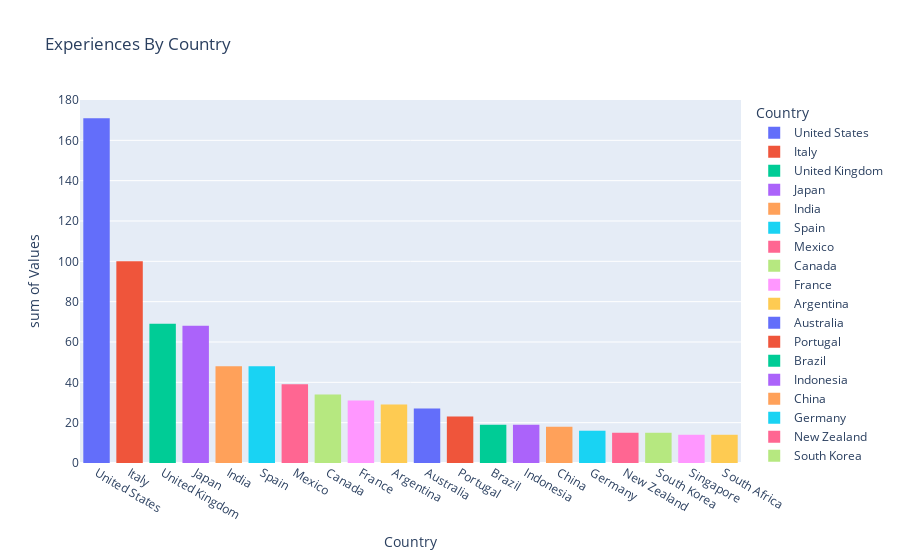

Notebook cell for this chart:
### Code cell
count_by_country = pd.read_csv('./Data/count_by_country.csv')
fig = px.histogram(count_by_country, x='Country', y = 'Values',color='Country',
                   title='Experiences By Country').update_xaxes(categoryorder="total descending")
fig.show()

### Figure 1 — Plotly figure (JSON) as saved in the notebook; plotly's stock layout.template omitted (floating-point values rounded to 4 significant figures)
{"data": [{"alignmentgroup": "True", "bingroup": "x", "histfunc": "sum", "hovertemplate": "Country=%{x}<br>sum of Values=%{y}<extra></extra>", "legendgroup": "United States", "marker": {"color": "#636efa", "pattern": {"shape": ""}}, "name": "United States", "offsetgroup": "United States", "orientation": "v", "showlegend": true, "type": "histogram", "x": ["United States"], "xaxis": "x", "y": [171], "yaxis": "y"}, {"alignmentgroup": "True", "bingroup": "x", "histfunc": "sum", "hovertemplate": "Country=%{x}<br>sum of Values=%{y}<extra></extra>", "legendgroup": "Italy", "marker": {"color": "#EF553B", "pattern": {"shape": ""}}, "name": "Italy", "offsetgroup": "Italy", "orientation": "v", "showlegend": true, "type": "histogram", "x": ["Italy"], "xaxis": "x", "y": [100], "yaxis": "y"}, {"alignmentgroup": "True", "bingroup": "x", "histfunc": "sum", "hovertemplate": "Country=%{x}<br>sum of Values=%{y}<extra></extra>", "legendgroup": "United Kingdom", "marker": {"color": "#00cc96", "pattern": {"shape": ""}}, "name": "United Kingdom", "offsetgroup": "United Kingdom", "orientation": "v", "showlegend": true, "type": "histogram", "x": ["United Kingdom"], "xaxis": "x", "y": [69], "yaxis": "y"}, {"alignmentgroup": "True", "bingroup": "x", "histfunc": "sum", "hovertemplate": "Country=%{x}<br>sum of Values=%{y}<extra></extra>", "legendgroup": "Japan", "marker": {"color": "#ab63fa", "pattern": {"shape": ""}}, "name": "Japan", "offsetgroup": "Japan", "orientation": "v", "showlegend": true, "type": "histogram", "x": ["Japan"], "xaxis": "x", "y": [68], "yaxis": "y"}, {"alignmentgroup": "True", "bingroup": "x", "histfunc": "sum", "hovertemplate": "Country=%{x}<br>sum of Values=%{y}<extra></extra>", "legendgroup": "India ", "marker": {"color": "#FFA15A", "pattern": {"shape": ""}}, "name": "India ", "offsetgroup": "India ", "orientation": "v", "showlegend": true, "type": "histogram", "x": ["India "], "xaxis": "x", "y": [48], "yaxis": "y"}, {"alignmentgroup": "True", "bingroup": "x", "histfunc": "sum", "hovertemplate": "Country=%{x}<br>sum of Values=%{y}<extra></extra>", "legendgroup": "Spain ", "marker": {"color": "#19d3f3", "pattern": {"shape": ""}}, "name": "Spain ", "offsetgroup": "Spain ", "orientation": "v", "showlegend": true, "type": "histogram", "x": ["Spain "], "xaxis": "x", "y": [48], "yaxis": "y"}, {"alignmentgroup": "True", "bingroup": "x", "histfunc": "sum", "hovertemplate": "Country=%{x}<br>sum of Values=%{y}<extra></extra>", "legendgroup": "Mexico ", "marker": {"color": "#FF6692", "pattern": {"shape": ""}}, "name": "Mexico ", "offsetgroup": "Mexico ", "orientation": "v", "showlegend": true, "type": "histogram", "x": ["Mexico "], "xaxis": "x", "y": [39], "yaxis": "y"}, {"alignmentgroup": "True", "bingroup": "x", "histfunc": "sum", "hovertemplate": "Country=%{x}<br>sum of Values=%{y}<extra></extra>", "legendgroup": "Canada", "marker": {"color": "#B6E880", "pattern": {"shape": ""}}, "name": "Canada", "offsetgroup": "Canada", "orientation": "v", "showlegend": true, "type": "histogram", "x": ["Canada"], "xaxis": "x", "y": [34], "yaxis": "y"}, {"alignmentgroup": "True", "bingroup": "x", "histfunc": "sum", "hovertemplate": "Country=%{x}<br>sum of Values=%{y}<extra></extra>", "legendgroup": "France ", "marker": {"color": "#FF97FF", "pattern": {"shape": ""}}, "name": "France ", "offsetgroup": "France ", "orientation": "v", "showlegend": true, "type": "histogram", "x": ["France "], "xaxis": "x", "y": [31], "yaxis": "y"}, {"alignmentgroup": "True", "bingroup": "x", "histfunc": "sum", "hovertemplate": "Country=%{x}<br>sum of Values=%{y}<extra></extra>", "legendgroup": "Argentina", "marker": {"color": "#FECB52", "pattern": {"shape": ""}}, "name": "Argentina", "offsetgroup": "Argentina", "orientation": "v", "showlegend": true, "type": "histogram", "x": ["Argentina"], "xaxis": "x", "y": [29], "yaxis": "y"}, {"alignmentgroup": "True", "bingroup": "x", "histfunc": "sum", "hovertemplate": "Country=%{x}<br>sum of Values=%{y}<extra></extra>", "legendgroup": "Australia", "marker": {"color": "#636efa", "pattern": {"shape": ""}}, "name": "Australia", "offsetgroup": "Australia", "orientation": "v", "showlegend": true, "type": "histogram", "x": ["Australia"], "xaxis": "x", "y": [27], "yaxis": "y"}, {"alignmentgroup": "True", "bingroup": "x", "histfunc": "sum", "hovertemplate": "Country=%{x}<br>sum of Values=%{y}<extra></extra>", "legendgroup": "Portugal", "marker": {"color": "#EF553B", "pattern": {"shape": ""}}, "name": "Portugal", "offsetgroup": "Portugal", "orientation": "v", "showlegend": true, "type": "histogram", "x": ["Portugal"], "xaxis": "x", "y": [23], "yaxis": "y"}, {"alignmentgroup": "True", "bingroup": "x", "histfunc": "sum", "hovertemplate": "Country=%{x}<br>sum of Values=%{y}<extra></extra>", "legendgroup": "Brazil", "marker": {"color": "#00cc96", "pattern": {"shape": ""}}, "name": "Brazil", "offsetgroup": "Brazil", "orientation": "v", "showlegend": true, "type": "histogram", "x": ["Brazil"], "xaxis": "x", "y": [19], "yaxis": "y"}, {"alignmentgroup": "True", "bingroup": "x", "histfunc": "sum", "hovertemplate": "Country=%{x}<br>sum of Values=%{y}<extra></extra>", "legendgroup": "Indonesia", "marker": {"color": "#ab63fa", "pattern": {"shape": ""}}, "name": "Indonesia", "offsetgroup": "Indonesia", "orientation": "v", "showlegend": true, "type": "histogram", "x": ["Indonesia"], "xaxis": "x", "y": [19], "yaxis": "y"}, {"alignmentgroup": "True", "bingroup": "x", "histfunc": "sum", "hovertemplate": "Country=%{x}<br>sum of Values=%{y}<extra></extra>", "legendgroup": "China", "marker": {"color": "#FFA15A", "pattern": {"shape": ""}}, "name": "China", "offsetgroup": "China", "orientation": "v", "showlegend": true, "type": "histogram", "x": ["China"], "xaxis": "x", "y": [18], "yaxis": "y"}, {"alignmentgroup": "True", "bingroup": "x", "histfunc": "sum", "hovertemplate": "Country=%{x}<br>sum of Values=%{y}<extra></extra>", "legendgroup": "Germany", "marker": {"color": "#19d3f3", "pattern": {"shape": ""}}, "name": "Germany", "offsetgroup": "Germany", "orientation": "v", "showlegend": true, "type": "histogram", "x": ["Germany"], "xaxis": "x", "y": [16], "yaxis": "y"}, {"alignmentgroup": "True", "bingroup": "x", "histfunc": "sum", "hovertemplate": "Country=%{x}<br>sum of Values=%{y}<extra></extra>", "legendgroup": "New Zealand", "marker": {"color": "#FF6692", "pattern": {"shape": ""}}, "name": "New Zealand", "offsetgroup": "New Zealand", "orientation": "v", "showlegend": true, "type": "histogram", "x": ["New Zealand"], "xaxis": "x", "y": [15], "yaxis": "y"}, {"alignmentgroup": "True", "bingroup": "x", "histfunc": "sum", "hovertemplate": "Country=%{x}<br>sum of Values=%{y}<extra></extra>", "legendgroup": "South Korea", "marker": {"color": "#B6E880", "pattern": {"shape": ""}}, "name": "South Korea", "offsetgroup": "South Korea", "orientation": "v", "showlegend": true, "type": "histogram", "x": ["South Korea"], "xaxis": "x", "y": [15], "yaxis": "y"}, {"alignmentgroup": "True", "bingroup": "x", "histfunc": "sum", "hovertemplate": "Country=%{x}<br>sum of Values=%{y}<extra></extra>", "legendgroup": "Singapore", "marker": {"color": "#FF97FF", "pattern": {"shape": ""}}, "name": "Singapore", "offsetgroup": "Singapore", "orientation": "v", "showlegend": true, "type": "histogram", "x": ["Singapore"], "xaxis": "x", "y": [14], "yaxis": "y"}, {"alignmentgroup": "True", "bingroup": "x", "histfunc": "sum", "hovertemplate": "Country=%{x}<br>sum of Values=%{y}<extra></extra>", "legendgroup": "South Africa", "marker": {"color": "#FECB52", "pattern": {"shape": ""}}, "name": "South Africa", "offsetgroup": "South Africa", "orientation": "v", "showlegend": true, "type": "histogram", "x": ["South Africa"], "xaxis": "x", "y": [14], "yaxis": "y"}], "layout": {"barmode": "relative", "legend": {"title": {"text": "Country"}, "tracegroupgap": 0}, "title": {"text": "Experiences By Country"}, "xaxis": {"anchor": "y", "categoryarray": ["United States", "Italy", "United Kingdom", "Japan", "India ", "Spain ", "Mexico ", "Canada", "France ", "Argentina", "Australia", "Portugal", "Brazil", "Indonesia", "China", "Germany", "New Zealand", "South Korea", "Singapore", "South Africa"], "categoryorder": "total descending", "domain": [0, 1], "title": {"text": "Country"}}, "yaxis": {"anchor": "x", "domain": [0, 1], "title": {"text": "sum of Values"}}}}
